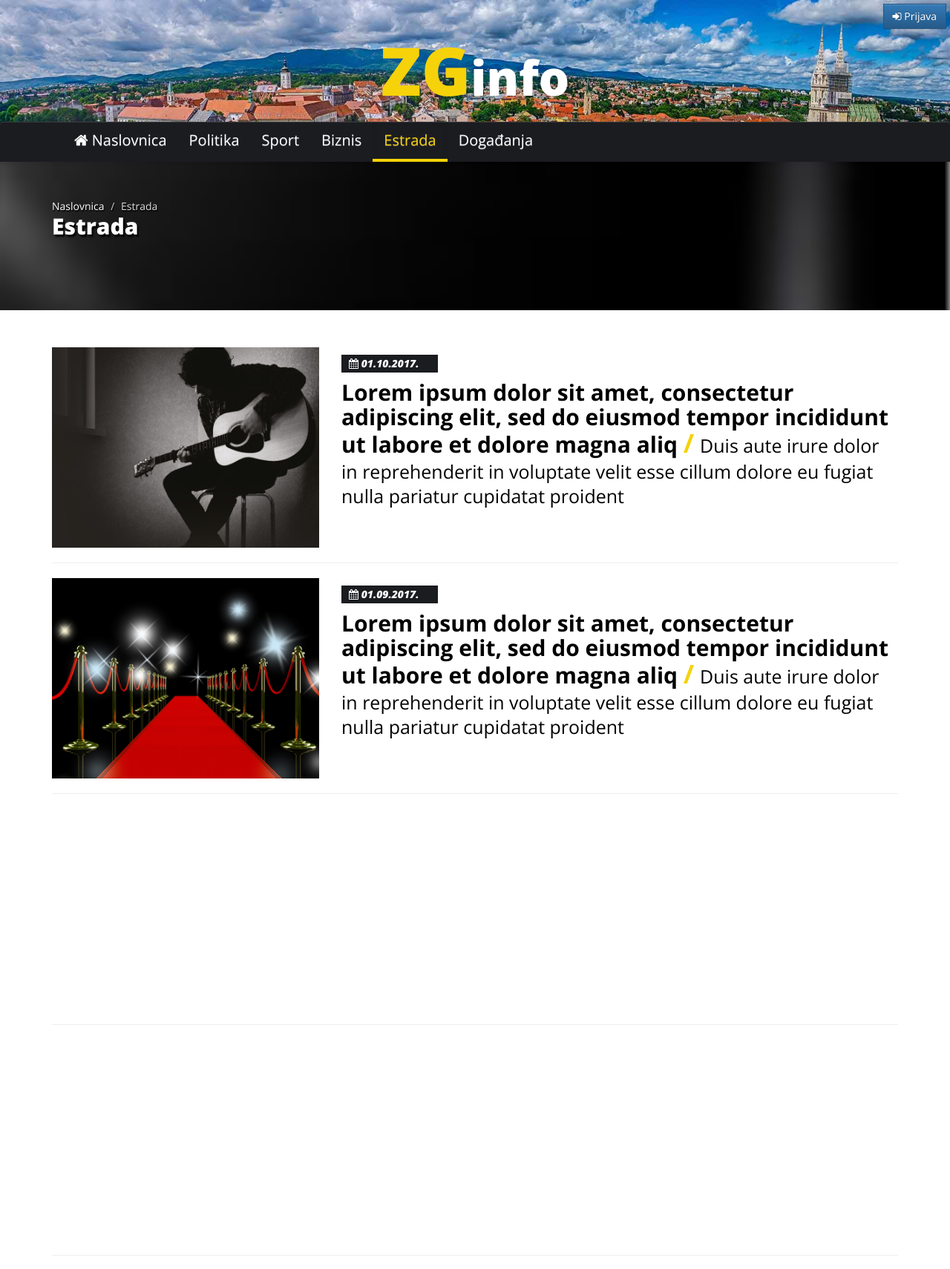
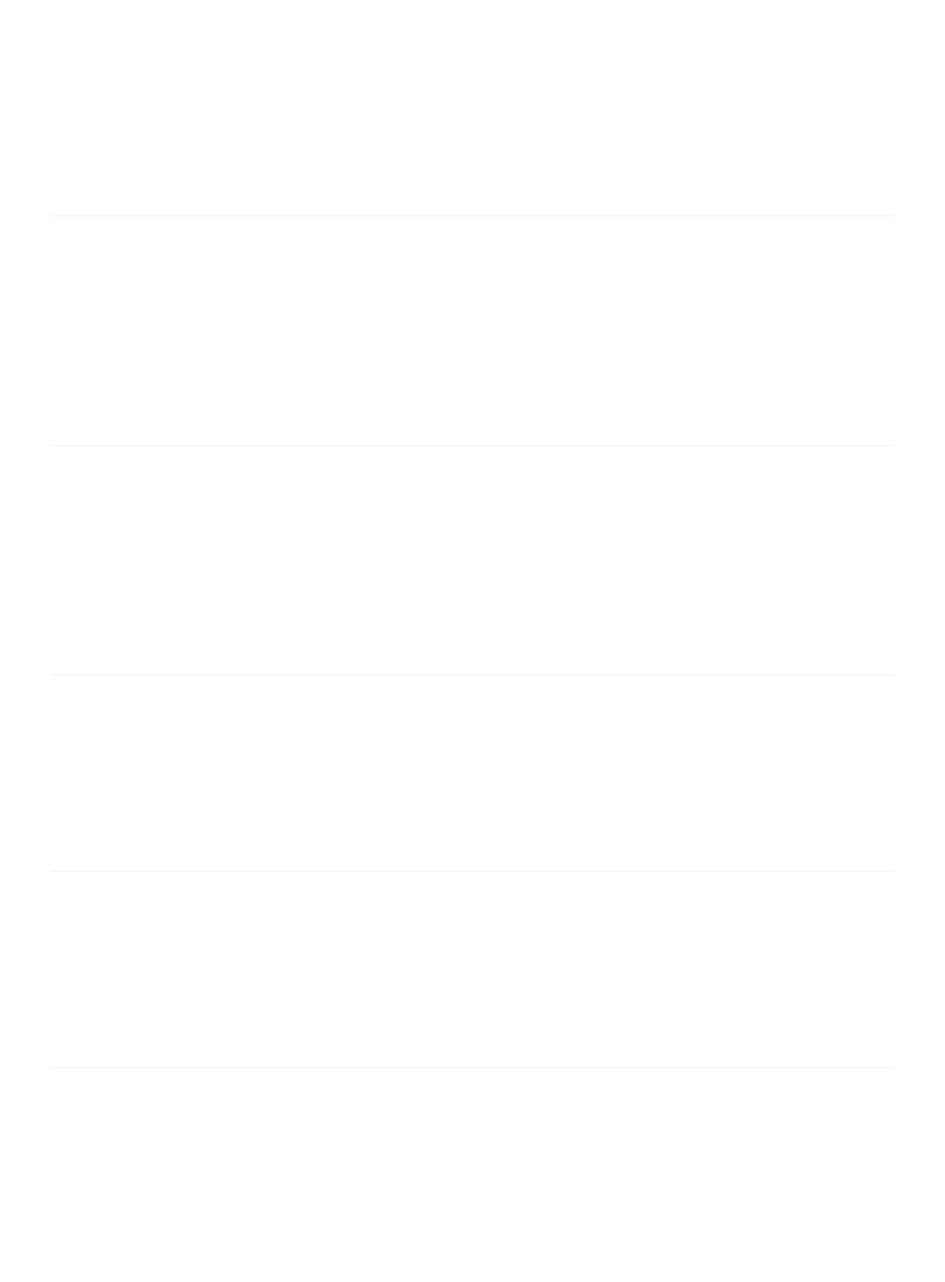
/estrada.php (upper part), run on the app's committed database (2 pictures, top to bottom).
### tables this page shows
CREATE TABLE IF NOT EXISTS `vijest` (
  `vijest_id` INT(10) NOT NULL AUTO_INCREMENT,
  `vrsta_id` INT(10) NOT NULL,
  `datum` DATE NOT NULL,
  `naziv` VARCHAR(120) NOT NULL,
  `tekst` VARCHAR(10000) NOT NULL,
  `kratki_tekst` VARCHAR(120) NOT NULL,
  `slika` VARCHAR(200) NOT NULL,
  `broj_pregleda` INT(10) NOT NULL,
  INDEX `fk_vijesti_vrsta1_idx` (`vrsta_id` ASC),
  PRIMARY KEY (`vijest_id`),
  CONSTRAINT `fk_vijesti_vrsta1`
    FOREIGN KEY (`vrsta_id`)
    REFERENCES `vrsta` (`vrsta_id`)
    ON DELETE NO ACTION
    ON UPDATE NO ACTION);

### estrada.php (the view, shortened to what this page needs)
<?php
$veza = spojiSeNaBazu();
?>
<!doctype html>
 <html class="no-js" lang="">
    <head>
        <link rel="stylesheet" href="third-party/bootstrap/css/bootstrap.min.css">
        <link rel="stylesheet" href="third-party/bootstrap/css/bootstrap-theme.min.css">
		<link rel="stylesheet" href="third-party/font-awesome/css/font-awesome.min.css">
        <link rel="stylesheet" href="stil.css">
    </head>
    <body>
    	<header>
    	<?php include("meni.php"); ?>
		</header>
		<div class="body">
			<section class="page-header page-header-estrada">
				<div class="container">
					<div class="row">
						<div class="col-md-12">
							<ul class="breadcrumb">
								<li><a href="index.php">Naslovnica</a></li>
								<li class="active">Estrada</li>
							</ul>
						</div>
					</div>
					<div class="row">
						<div class="col-md-12">
							<h1>Estrada</h1>
						</div>
					</div>
				</div>
			</section>
			<div class="container">
			<?php
			$upit=mysqli_query($veza, "select * FROM vijest WHERE vrsta_id = 4 ORDER BY datum DESC") or die(mysql_error());
			while($red=mysqli_fetch_array($upit))
			{
			$pretvori_datum_ddmmgggg = date('d.m.Y.',strtotime($red["datum"]));
			  echo "<div class='row'>";
				if (!empty($red["slika"])){
					echo "
					<div class='col-md-4 col-sm-4 col-xs-12'>
						<div class='omotac-slike-vijesti fadeInLeft'>
						<a href='vijest-estrada.php?vijest_id=".$red["vijest_id"]."'><img src='".$red["slika"]."' alt='".$red["naziv"]."' class='img-responsive slika-vijesti' />
							<div class='overlay'>
							    <div class='btn-procitaj-vise'>Pročitaj više</div>
							</div>
						</a>
						</div>
					</div>
					<div class='col-md-8 col-sm-8 col-xs-12'>";
				} else {
				echo "
					<div class='col-xs-12'>";
				}
				echo "<div class='okvir-novosti fadeInRight'>
							<p class='datum-vijesti'><i class='fa fa-calendar'></i> ".$pretvori_datum_ddmmgggg."</p>
							<h2 class=''><a href='vijest-estrada.php?vijest_id=".$red["vijest_id"]."'>".$red["naziv"]." <span class='crta'>/</span> <span class='tekst'>".$red["kratki_tekst"]."</span></a></h2>";
						echo "</div>
					</div>
				</div>
				<hr>
				";
			}
			?>
			</div>
		</div>
    </body>
</html>

### stil.css (style rules this page uses)
html { overflow-x: hidden; }
body { font-family: 'Open Sans', sans-serif; }
header { background: #1b1c20; position: relative; }
a, a:hover { text-decoration: none; cursor: pointer; }
.page-header .breadcrumb { background: transparent; padding-left: 0; margin-bottom: 0; }
.page-header { background: #015084; margin: 0 0 50px 0; border: 0; padding: 50px 0 10px 0; }
.page-header .breadcrumb li a { color: #fff; text-shadow: 1px 2px 1px black; }
.page-header .breadcrumb li { text-shadow: 1px 2px 1px black; color: #ddd !important; }
.page-header h1 { color: #fff; font-size: 30px; font-weight: 900; margin: 0; text-shadow: 2px 3px 2px black; }
.breadcrumb { background-color: transparent; padding: 0; }
.breadcrumb li a { color: #000; }
.okvir-novosti h2 a { color: #000; font-weight: bold; }
.okvir-novosti h2 a span.tekst { font-weight: normal; font-size: 25px; }
.okvir-novosti h2 a span.crta { color: #f6d20a; font-size: 35px; }
.okvir-novosti h2 { margin-top: 0; }
.datum-vijesti { font-weight: 900; color: #ffffff; font-style: italic; background: #1b1c20; padding: 2px 10px; width: 130px; margin-top: 10px; }
.page-header-estrada { background: url("img/estrada.jpg"); min-height: 200px; background-attachment: fixed; background-position: center; background-repeat: no-repeat; background-size: cover; }
.omotac-slike-vijesti { position: relative; }
.slika-vijesti { display: block; width: 100%; height: auto; }
.fadeInLeft { position: relative; left: -100px; opacity: 0; transition: opacity 2s, left 2s; }
.fadeInLeft.inViewport { opacity: 1; top: 0; left: 0; }
.fadeInRight { position: relative; right: -100px; opacity: 0; transition: opacity 2s, right 2s; }
.fadeInRight.inViewport { opacity: 1; top: 0; right: 0; }

### data on the page
vijest: slika (picture), datum "01.10.2017.", naziv "Lorem ipsum dolor sit amet, consectetur adipiscing elit, sed do eiusmod tempor incididunt ut labore et dolore magna aliq", kratki_tekst "Duis aute irure dolor in reprehenderit in voluptate velit esse cillum dolore eu fugiat nulla pariatur cupidatat proident"
vijest: slika (picture), datum "01.09.2017.", naziv "Lorem ipsum dolor sit amet, consectetur adipiscing elit, sed do eiusmod tempor incididunt ut labore et dolore magna aliq", kratki_tekst "Duis aute irure dolor in reprehenderit in voluptate velit esse cillum dolore eu fugiat nulla pariatur cupidatat proident"
